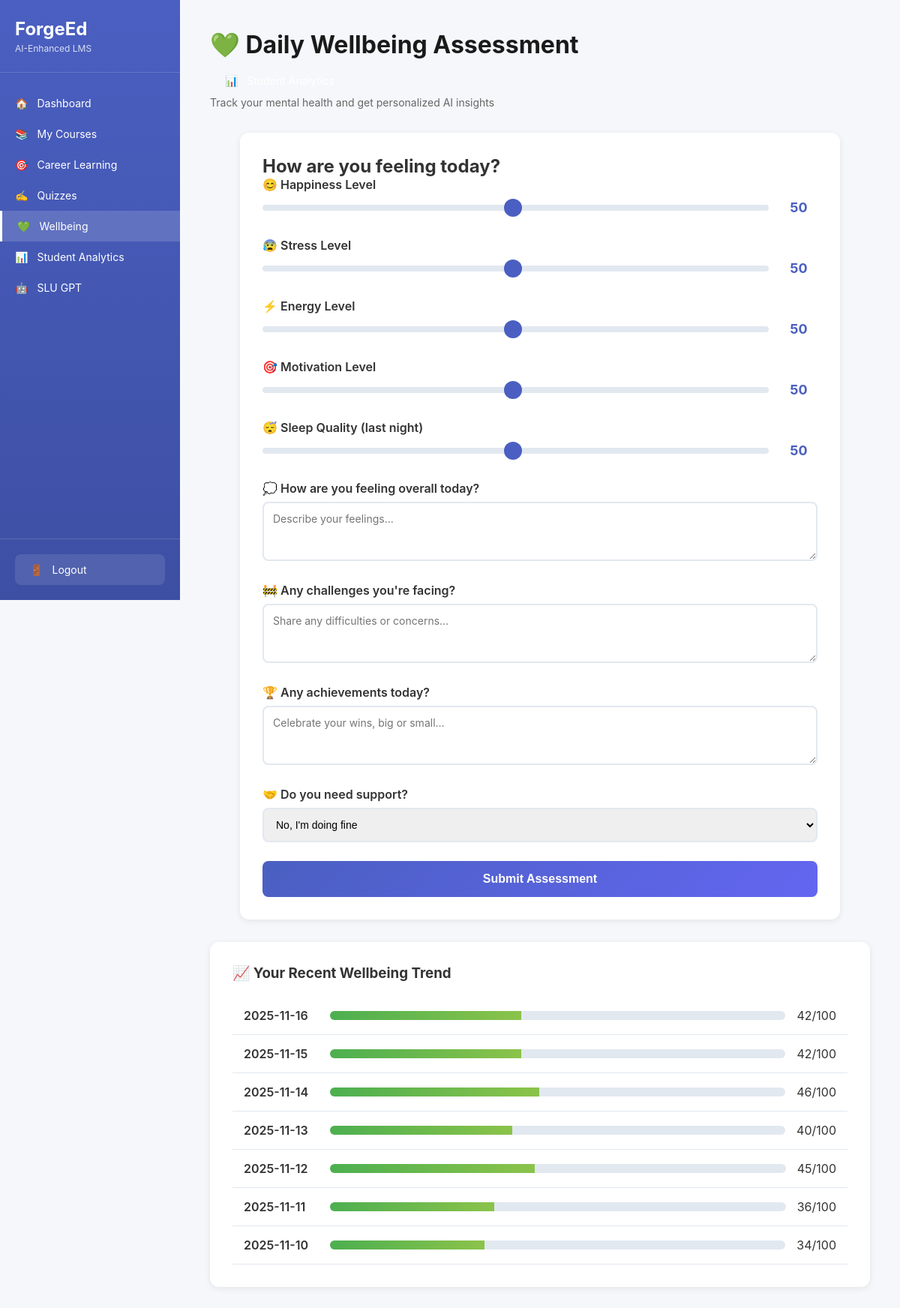
Page /wellbeing (signed in) on the committed database.
### tables this page shows
CREATE TABLE wellbeing_assessments (
            id INTEGER PRIMARY KEY AUTOINCREMENT,
            student_id INTEGER NOT NULL,
            assessment_date DATE NOT NULL,
            happiness_score INTEGER DEFAULT 50,
            stress_score INTEGER DEFAULT 50,
            energy_score INTEGER DEFAULT 50,
            motivation_score INTEGER DEFAULT 50,
            sleep_quality INTEGER DEFAULT 50,
            responses TEXT,
            total_score INTEGER DEFAULT 50,
            ai_insights TEXT,
            created_at TIMESTAMP DEFAULT CURRENT_TIMESTAMP,
            FOREIGN KEY (student_id) REFERENCES students (id),
            UNIQUE(student_id, assessment_date)
        );

### app.py (the view)
@app.route('/wellbeing')
def wellbeing():
    if 'student_id' not in session:
        return redirect(url_for('index'))
    student_id = session['student_id']
    conn = get_db()
    today = date.today().isoformat()
    existing = conn.execute('''
        SELECT * FROM wellbeing_assessments
        WHERE student_id = ? AND assessment_date = ?
    ''', (student_id, today)).fetchone()
    recent_assessments = conn.execute('''
        SELECT * FROM wellbeing_assessments
        WHERE student_id = ?
        ORDER BY assessment_date DESC
        LIMIT 7
    ''', (student_id,)).fetchall()
    conn.close()
    return render_template('wellbeing.html',
                         existing_assessment=existing,
                         recent_assessments=recent_assessments)

### database.py (called while the page is built)
def get_db():
    conn = sqlite3.connect('forgeed.db')
    conn.row_factory = sqlite3.Row
    return conn

### templates/wellbeing.html (shortened to what this page needs)
<!DOCTYPE html>
<html lang="en">
<head>
    <link rel="stylesheet" href="/static/style.css">
</head>
<body>
    <div class="app-container">
        <nav class="sidebar">
            <div class="sidebar-logo">
                <h2>ForgeEd</h2>
                <p>AI-Enhanced LMS</p>
            </div>
            <div class="sidebar-nav">
                <a href="/dashboard" class="nav-item">
                    <span>🏠</span> Dashboard
                </a>
                <a href="/courses" class="nav-item">
                    <span>📚</span> My Courses
                </a>
                <a href="/career-learning" class="nav-item">
                    <span>🎯</span> Career Learning
                </a>
                <a href="/quiz" class="nav-item">
                    <span>✍️</span> Quizzes
                </a>
                <a href="/wellbeing" class="nav-item active">
                    <span>💚</span> Wellbeing
                <a href="/analytics" class="nav-item">
                    <span>📊</span> Student Analytics
                </a>
                </a>
                <a href="/slu-gpt" class="nav-item">
                    <span>🤖</span> SLU GPT
                </a>
            </div>
            <div class="sidebar-footer">
                <a href="/logout" class="logout-btn">
                    <span>🚪</span> Logout
                </a>
            </div>
        </nav>
        <main class="main-content">
            <div class="page-header">
                <h1>💚 Daily Wellbeing Assessment</h1>
                <a href="/analytics" class="nav-item">
                    <span>📊</span> Student Analytics
                </a>
                <p>Track your mental health and get personalized AI insights</p>
            </div>
            {% if existing_assessment %}
            <div class="wellbeing-completed">
                <h2>✅ Today's Assessment Complete!</h2>
                <div class="score-display">
                    <h3>Your Wellbeing Score</h3>
                    <div class="big-score">{{ existing_assessment['total_score'] }}/100</div>
                </div>
                <div class="ai-insights-box">
                    <h3>🤖 AI Insights & Motivation</h3>
                    <p>{{ existing_assessment['ai_insights'] }}</p>
                </div>
                <p style="text-align: center; margin-top: 20px;">Come back tomorrow for your next assessment!</p>
            </div>
            {% else %}
            <div class="wellbeing-form">
                <form id="wellbeingForm">
                    <h2>How are you feeling today?</h2>
                    <div class="slider-group">
                        <label>😊 Happiness Level</label>
                        <div class="slider-container">
                            <input type="range" id="happiness" name="happiness" min="1" max="100" value="50" oninput="updateSliderValue('happiness', this.value)">
                            <span class="slider-value" id="happiness-value">50</span>
                        </div>
                    </div>
                    <div class="slider-group">
                        <label>😰 Stress Level</label>
                        <div class="slider-container">
                            <input type="range" id="stress" name="stress" min="1" max="100" value="50" oninput="updateSliderValue('stress', this.value)">
                            <span class="slider-value" id="stress-value">50</span>
                        </div>
                    </div>
                    <div class="slider-group">
                        <label>⚡ Energy Level</label>
                        <div class="slider-container">
                            <input type="range" id="energy" name="energy" min="1" max="100" value="50" oninput="updateSliderValue('energy', this.value)">
                            <span class="slider-value" id="energy-value">50</span>
                        </div>
                    </div>
                    <div class="slider-group">
                        <label>🎯 Motivation Level</label>
                        <div class="slider-container">
                            <input type="range" id="motivation" name="motivation" min="1" max="100" value="50" oninput="updateSliderValue('motivation', this.value)">
                            <span class="slider-value" id="motivation-value">50</span>
                        </div>
                    </div>
                    <div class="slider-group">
                        <label>😴 Sleep Quality (last night)</label>
                        <div class="slider-container">
                            <input type="range" id="sleep" name="sleep" min="1" max="100" value="50" oninput="updateSliderValue('sleep', this.value)">
                            <span class="slider-value" id="sleep-value">50</span>
                        </div>
                    </div>
                    <div class="text-group">
                        <label>💭 How are you feeling overall today?</label>
                        <textarea id="feelings" name="feelings" rows="3" placeholder="Describe your feelings..."></textarea>
                    </div>
                    <div class="text-group">
                        <label>🚧 Any challenges you're facing?</label>
                        <textarea id="challenges" name="challenges" rows="3" placeholder="Share any difficulties or concerns..."></textarea>
                    </div>
                    <div class="text-group">
                        <label>🏆 Any achievements today?</label>
                        <textarea id="achievements" name="achievements" rows="3" placeholder="Celebrate your wins, big or small..."></textarea>
                    </div>
                    <div class="multiple-choice-group">
                        <label>🤝 Do you need support?</label>
                        <select id="support" name="support">
                            <option value="none">No, I'm doing fine</option>
                        </select>
                    </div>
                    <button type="submit" class="submit-btn">Submit Assessment</button>
                </form>
            </div>
            {% endif %}
            {% if recent_assessments %}
            <div class="recent-assessments">
                <h3>📈 Your Recent Wellbeing Trend</h3>
                <div class="assessment-history">
                    {% for assessment in recent_assessments %}
                    <div class="history-item">
                        <span class="date">{{ assessment['assessment_date'] }}</span>
                        <div class="score-bar">
                            <div class="score-fill" style="width: {{ assessment['total_score'] }}%"></div>
                        </div>
                        <span class="score">{{ assessment['total_score'] }}/100</span>
                    </div>
                    {% endfor %}
                </div>
            </div>
            {% endif %}
        </main>
    </div>
</body>
</html>

### static/style.css (style rules this page uses)
:root { --color-academic: #2196F3; --color-academic-light: rgba(33, 150, 243, 0.08); --color-career: #9b7fd7; --color-career-light: rgba(155, 127, 215, 0.08); --color-wellbeing: #f4a261; --color-wellbeing-light: rgba(244, 162, 97, 0.08); }
* { margin: 0; padding: 0; box-sizing: border-box; }
body { font-family: -apple-system, BlinkMacSystemFont, 'Segoe UI', Roboto, 'Helvetica Neue', Arial, sans-serif; background: #f5f7fa; color: #333; }
.app-container { display: flex; min-height: 100vh; }
.sidebar { width: 240px; background: linear-gradient(180deg, #4a5fc1 0%, #3d4fa3 100%); color: white; display: flex; flex-direction: column; position: fixed; height: 100vh; overflow-y: auto; }
.sidebar-logo { padding: 24px 20px; border-bottom: 1px solid rgba(255, 255, 255, 0.15); }
.sidebar-logo h2 { font-size: 24px; font-weight: 700; }
.sidebar-logo p { font-size: 12px; opacity: 0.8; margin-top: 4px; }
.sidebar-nav { flex: 1; padding: 20px 0; }
.nav-item { display: flex; align-items: center; gap: 12px; padding: 12px 20px; color: white; text-decoration: none; transition: background 0.3s; font-size: 14px; }
.nav-item.active { background: rgba(255, 255, 255, 0.15); border-left: 3px solid white; }
.sidebar-footer { padding: 20px; border-top: 1px solid rgba(255, 255, 255, 0.15); }
.logout-btn { display: flex; align-items: center; gap: 12px; padding: 12px 20px; color: white; text-decoration: none; background: rgba(255, 255, 255, 0.1); border-radius: 8px; font-size: 14px; border: none; cursor: pointer; width: 100%; }
.main-content { flex: 1; margin-left: 240px; padding: 40px; }
.page-header { margin-bottom: 32px; }
.page-header h1 { font-size: 32px; font-weight: 700; color: #1a1a1a; margin-bottom: 8px; }
.page-header p { color: #666; font-size: 14px; }
.wellbeing-form { background: white; padding: 30px; border-radius: 12px; box-shadow: 0 2px 8px rgba(0,0,0,0.08); max-width: 800px; margin: 0 auto; }
.slider-group { margin-bottom: 30px; }
.slider-group label { display: block; font-weight: 600; margin-bottom: 10px; font-size: 16px; }
.slider-container { display: flex; align-items: center; gap: 15px; }
.slider-container input[type="range"] { flex: 1; height: 8px; border-radius: 5px; background: #e2e8f0; outline: none; -webkit-appearance: none; }
.slider-value { min-width: 50px; text-align: center; font-weight: 700; font-size: 18px; color: #4a5fc1; }
.text-group { margin-bottom: 25px; }
.text-group label { display: block; font-weight: 600; margin-bottom: 8px; }
.text-group textarea { width: 100%; padding: 12px; border: 2px solid #e2e8f0; border-radius: 8px; font-family: inherit; font-size: 14px; resize: vertical; }
.multiple-choice-group { margin-bottom: 25px; }
.multiple-choice-group label { display: block; font-weight: 600; margin-bottom: 8px; }
.multiple-choice-group select { width: 100%; padding: 12px; border: 2px solid #e2e8f0; border-radius: 8px; font-size: 14px; }
.submit-btn { background: linear-gradient(135deg, #4a5fc1 0%, #6366f1 100%); color: white; border: none; padding: 15px 40px; border-radius: 8px; font-size: 16px; font-weight: 600; cursor: pointer; width: 100%; }
.recent-assessments { background: white; padding: 30px; border-radius: 12px; box-shadow: 0 2px 8px rgba(0,0,0,0.08); margin-top: 30px; }
.assessment-history { margin-top: 20px; }
.history-item { display: flex; align-items: center; gap: 15px; padding: 15px; border-bottom: 1px solid #e2e8f0; }
.history-item .date { min-width: 100px; font-weight: 600; }
.score-bar { flex: 1; height: 12px; background: #e2e8f0; border-radius: 6px; overflow: hidden; }
.score-fill { height: 100%; background: linear-gradient(90deg, #4CAF50 0%, #8BC34A 100%); transition: width 0.3s; }

### rows in the picture
wellbeing_assessments: assessment_date "2025-11-16", total_score "42"
wellbeing_assessments: assessment_date "2025-11-15", total_score "42"
wellbeing_assessments: assessment_date "2025-11-14", total_score "46"
wellbeing_assessments: assessment_date "2025-11-13", total_score "40"
wellbeing_assessments: assessment_date "2025-11-12", total_score "45"
wellbeing_assessments: assessment_date "2025-11-11", total_score "36"
wellbeing_assessments: assessment_date "2025-11-10", total_score "34"
